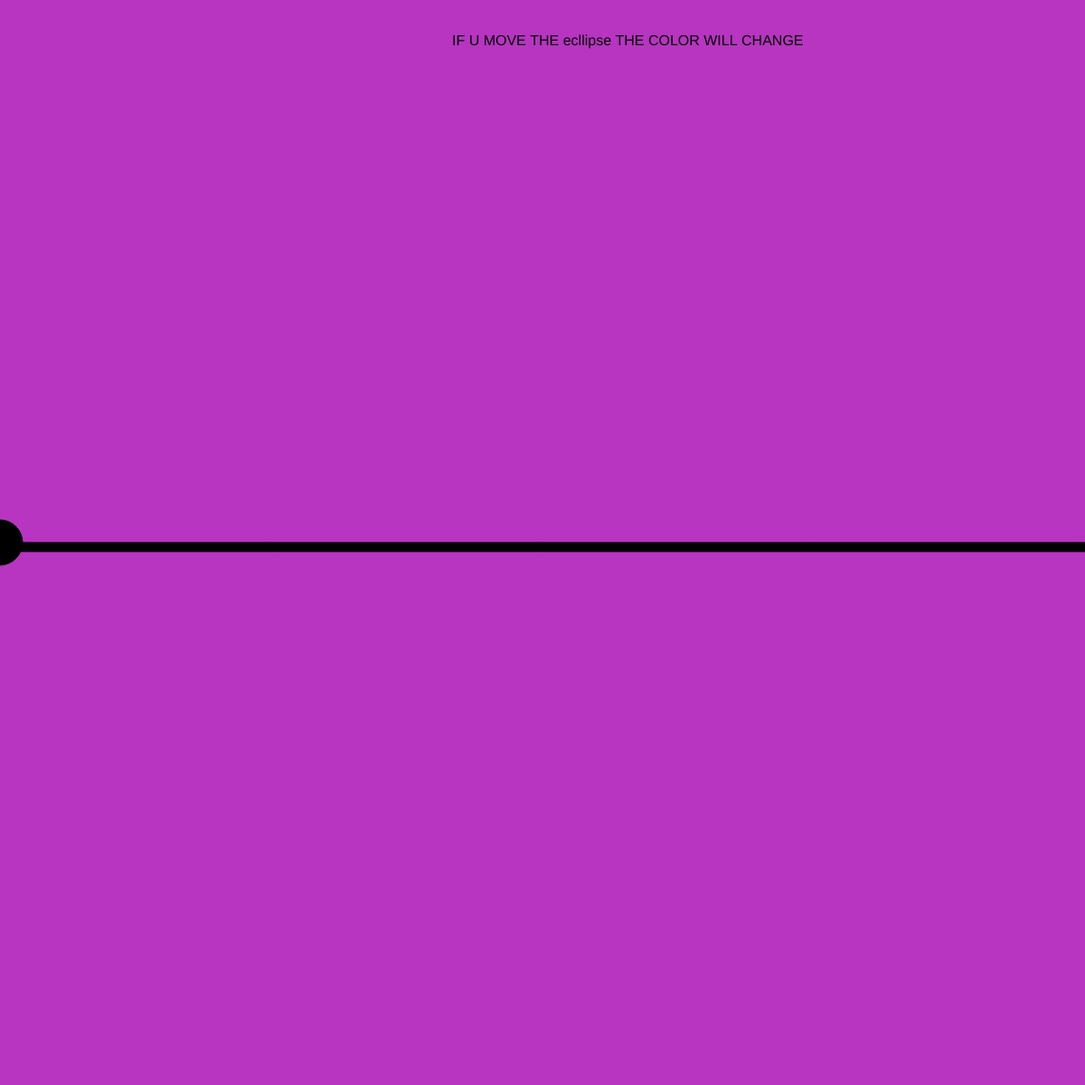
Frame 1 (no input)
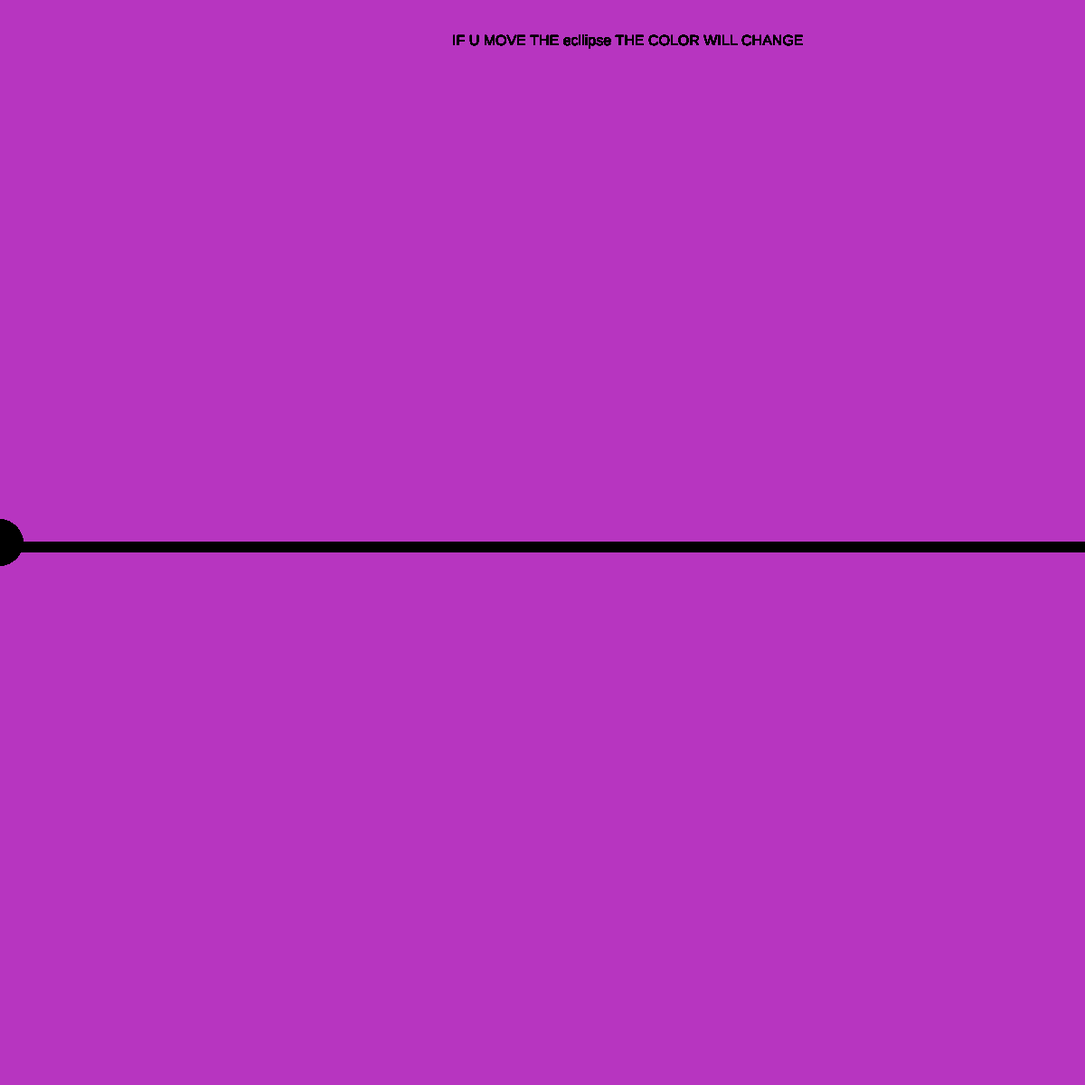
Frame 60 (no input)
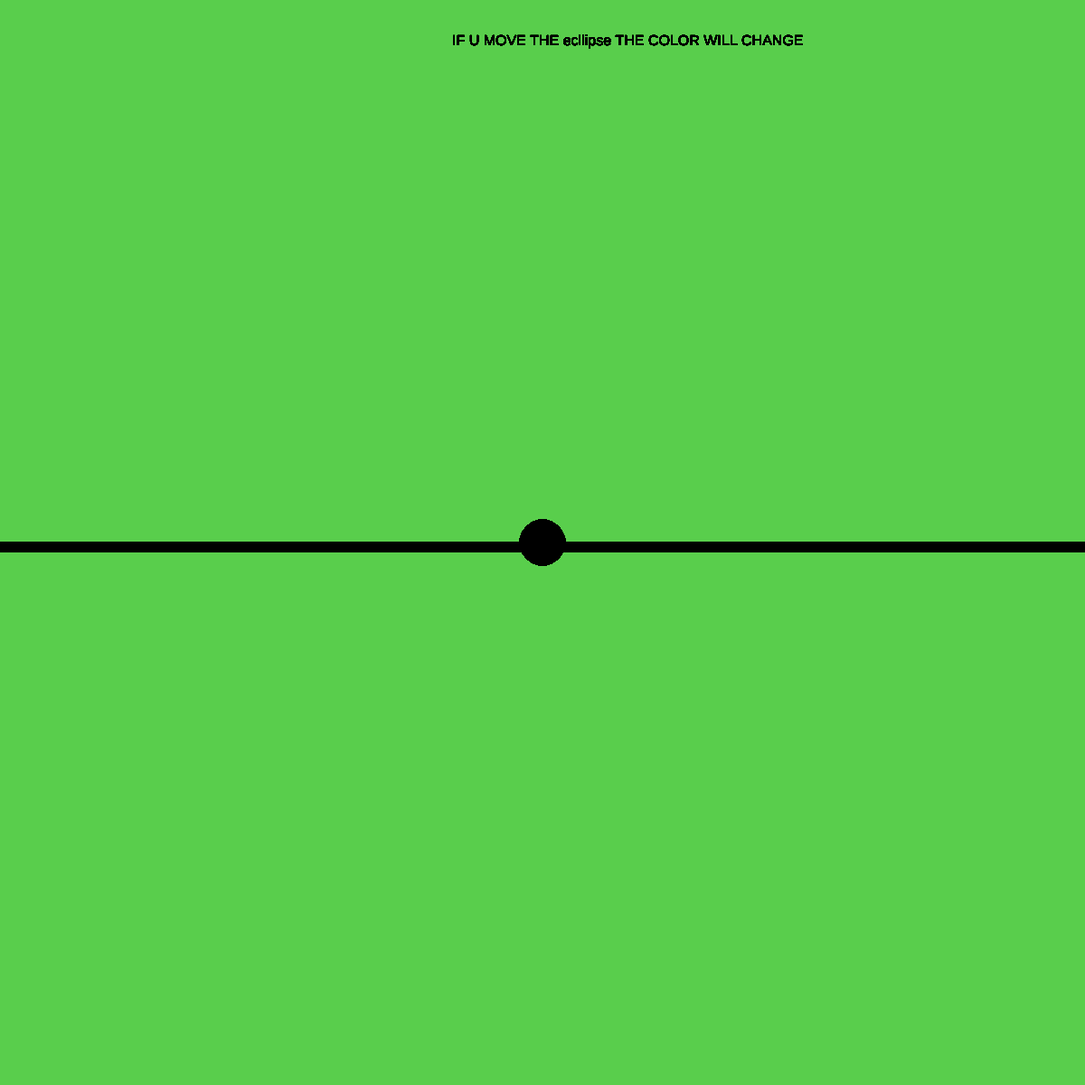
Frame 120 (the mouse pressed at the canvas centre since frame 60)

The p5.js sketch that drew these frames (run headless with seeded random() and noise() and a simulated clock; from frame 60 on, the mouse is pressed at the canvas centre):

// p5.js sketch
// ── sketch.js

var r = 0;
var g = 0;
var b=0;



function setup(){

  createCanvas(1200,1200);
}


function draw(){
  
  
  fill("black");
  textSize(16);
  text("IF U MOVE THE ecllipse THE COLOR WILL CHANGE",500,50);
  ellipse(mouseX,600, 50, 50);

  rect(0,600,1200,10)
}
//this function is called whenever user moves the mouse
function mouseMoved() 
{
  r=Math.round(random(0,256));
  g=Math.round(random(0,256));
  b=Math.round(random(0,256));
  background(r,g,b);
}
